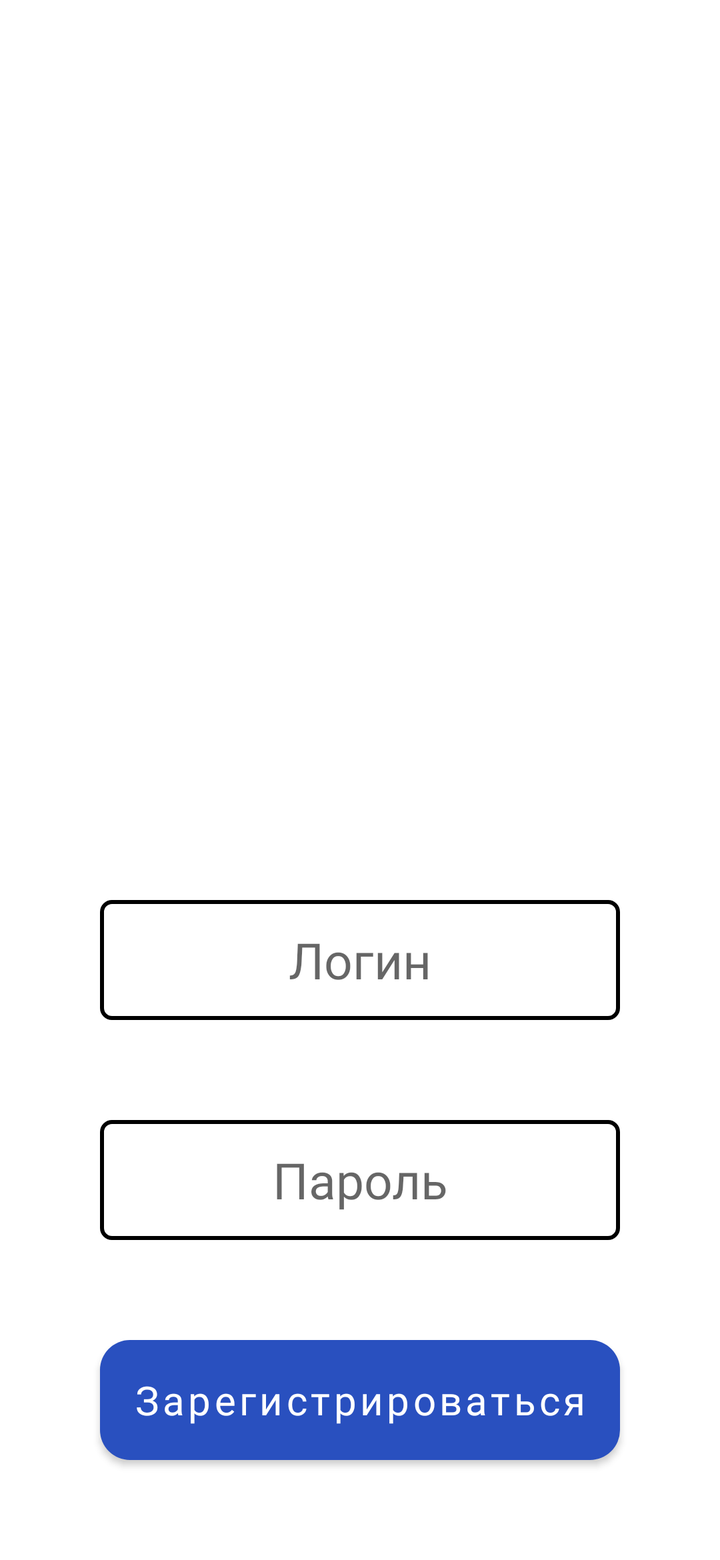
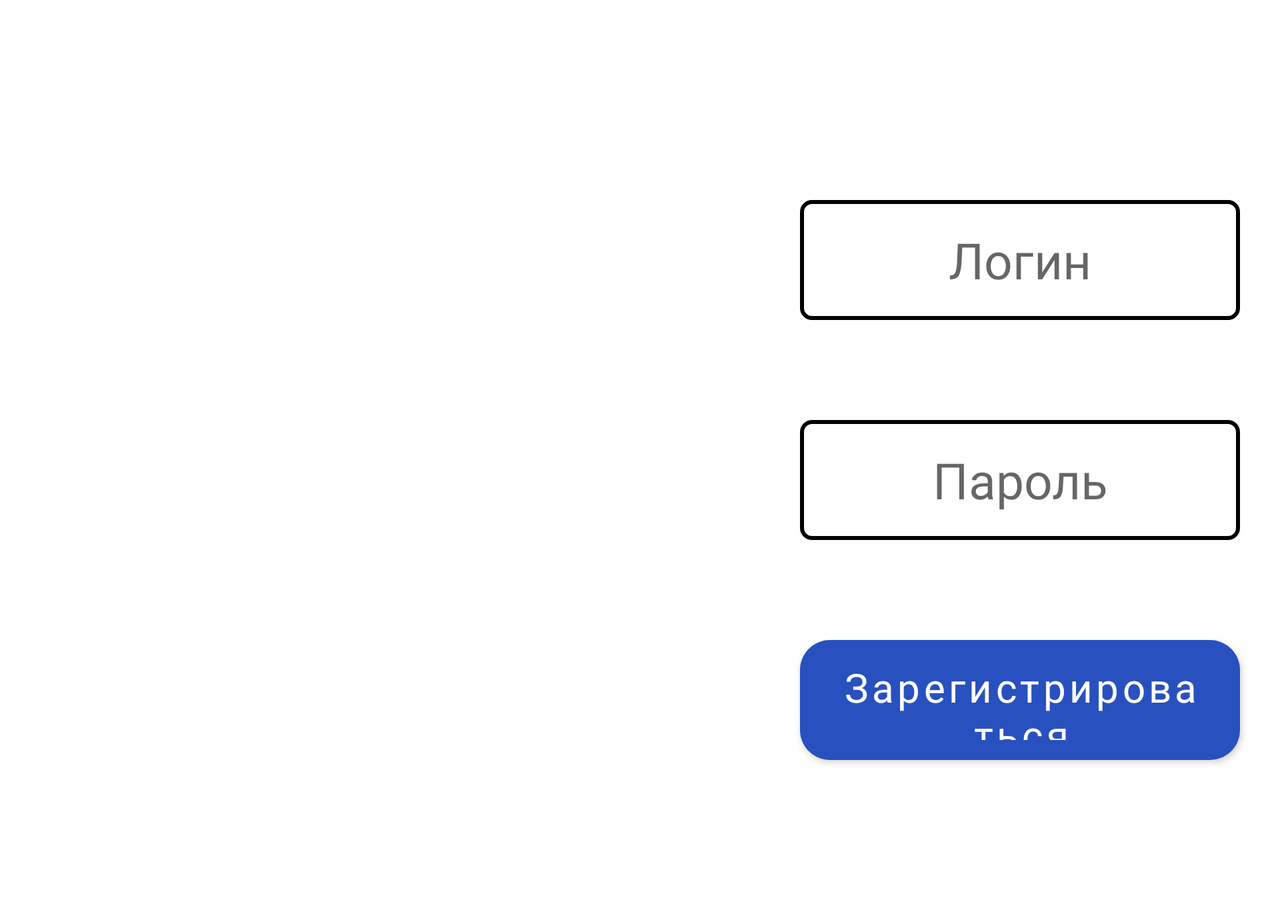

First picture: res/layout/ on a phone held upright. Second picture: the repository's own variant of that layout, on a device whose configuration matches the variant's folder. Source for both follows.
<!-- AndroidManifest.xml: application theme Theme.FlatHouse -->
<!-- res/layout/fragment_reg.xml -->
<?xml version="1.0" encoding="utf-8"?>
<ScrollView
    xmlns:android="http://schemas.android.com/apk/res/android"
    xmlns:app="http://schemas.android.com/apk/res-auto"
    android:layout_width="match_parent"
    android:layout_height="match_parent">

    <androidx.constraintlayout.widget.ConstraintLayout
        android:layout_width="match_parent"
        android:layout_height="wrap_content">

        <ImageView
            android:id="@+id/image"
            android:src="@drawable/icon"
            android:layout_width="wrap_content"
            android:layout_height="300dp"
            android:layout_marginTop="100dp"
            app:layout_constraintTop_toTopOf="parent"
            app:layout_constraintLeft_toLeftOf="parent"
            app:layout_constraintRight_toRightOf="parent"/>

        <EditText
            android:id="@+id/login"
            android:hint="Логин"
            android:textSize="25sp"
            android:maxLength="50"
            android:textAlignment="center"
            android:layout_width="match_parent"
            android:layout_height="60dp"
            android:layout_marginTop="50dp"
            android:layout_marginLeft="50dp"
            android:layout_marginRight="50dp"
            android:background="@drawable/edittext_style"
            app:layout_constraintTop_toBottomOf="@id/image"
            app:layout_constraintLeft_toLeftOf="parent"
            app:layout_constraintRight_toRightOf="parent"/>

        <EditText
            android:id="@+id/password"
            android:hint="Пароль"
            android:textSize="25sp"
            android:maxLength="50"
            android:inputType="textPassword"
            android:textAlignment="center"
            android:layout_width="match_parent"
            android:layout_height="60dp"
            android:layout_marginTop="50dp"
            android:layout_marginLeft="50dp"
            android:layout_marginRight="50dp"
            android:background="@drawable/edittext_style"
            app:layout_constraintTop_toBottomOf="@id/login"
            app:layout_constraintLeft_toLeftOf="parent"
            app:layout_constraintRight_toRightOf="parent"/>

        <Button
            android:id="@+id/regButton"
            android:text="Зарегистрироваться"
            android:textSize="20sp"
            android:textColor="@color/white"
            android:textAllCaps="false"
            android:layout_width="match_parent"
            android:layout_height="60dp"
            android:layout_marginTop="50dp"
            android:layout_marginLeft="50dp"
            android:layout_marginRight="50dp"
            android:background="@drawable/button_style"
            app:layout_constraintLeft_toLeftOf="parent"
            app:layout_constraintRight_toRightOf="parent"
            app:layout_constraintTop_toBottomOf="@id/password"/>

        <Space
            android:layout_width="match_parent"
            android:layout_height="50dp"
            app:layout_constraintLeft_toLeftOf="parent"
            app:layout_constraintTop_toBottomOf="@id/regButton"
            app:layout_constraintRight_toRightOf="parent"/>

    </androidx.constraintlayout.widget.ConstraintLayout>

</ScrollView>
<!-- resources referenced by this layout -->
<resources>
  <color name="white">#FFFFFFFF</color>
  <!-- drawable button_style (drawable) -->
  <?xml version="1.0" encoding="utf-8"?>
  <shape xmlns:android="http://schemas.android.com/apk/res/android">
      <corners android:radius="15dp"/>
      <solid android:color="?attr/colorPrimary"/>
  </shape>
  <!-- drawable edittext_style (drawable) -->
  <?xml version="1.0" encoding="utf-8"?>
  <shape xmlns:android="http://schemas.android.com/apk/res/android">
  
      <corners android:radius="5dp"/>
  
      <stroke
          android:width="2dp"
          android:color="?attr/colorOnSecondary"/>
  
  </shape>
  <style name="Theme.FlatHouse" parent="Theme.MaterialComponents.DayNight.NoActionBar">
          
          <item name="colorPrimary">@color/blue</item>
          <item name="colorPrimaryVariant">@color/indigo</item>
          <item name="colorOnPrimary">@color/white</item>
          
          <item name="colorSecondary">@color/teal</item>
          <item name="colorSecondaryVariant">@color/teal</item>
          <item name="colorOnSecondary">@color/black</item>
          
          <item name="android:windowTranslucentNavigation">true</item>
          <item name="android:windowTranslucentStatus">true</item>
          <item name="android:windowLightStatusBar">true</item>
          <item name="fontFamily">@font/sfpro</item>
      </style>
  <color name="blue">#2950BF</color>
  <color name="indigo">#A94CF9</color>
  <color name="teal">#FF018786</color>
  <color name="black">#FF000000</color>
</resources>
<!-- res/layout-land/fragment_reg.xml (the repository's variant of the layout above) -->
<!-- drawn on the phone turned sideways -->
<?xml version="1.0" encoding="utf-8"?>
<ScrollView
    xmlns:android="http://schemas.android.com/apk/res/android"
    xmlns:app="http://schemas.android.com/apk/res-auto"
    android:layout_width="match_parent"
    android:layout_height="match_parent">

    <androidx.constraintlayout.widget.ConstraintLayout
        android:layout_width="match_parent"
        android:layout_height="wrap_content">

        <ImageView
            android:id="@+id/image"
            android:src="@drawable/icon"
            android:layout_width="300dp"
            android:layout_height="300dp"
            android:layout_marginEnd="50dp"
            android:layout_marginStart="20dp"
            app:layout_constraintTop_toTopOf="parent"
            app:layout_constraintLeft_toLeftOf="parent"
            app:layout_constraintBottom_toBottomOf="parent"/>

        <EditText
            android:id="@+id/login"
            android:hint="Логин"
            android:textSize="25sp"
            android:maxLength="50"
            android:textAlignment="center"
            android:layout_height="60dp"
            android:layout_width="match_parent"
            android:layout_marginTop="100dp"
            android:layout_marginStart="400dp"
            android:layout_marginEnd="20dp"
            android:background="@drawable/edittext_style"
            app:layout_constraintTop_toTopOf="parent"
            app:layout_constraintLeft_toRightOf="@id/image"
            app:layout_constraintRight_toRightOf="parent"/>

        <EditText
            android:id="@+id/password"
            android:hint="Пароль"
            android:textSize="25sp"
            android:maxLength="50"
            android:inputType="textPassword"
            android:textAlignment="center"
            android:layout_width="match_parent"
            android:layout_height="60dp"
            android:layout_marginTop="50dp"
            android:layout_marginStart="400dp"
            android:layout_marginEnd="20dp"
            android:background="@drawable/edittext_style"
            app:layout_constraintTop_toBottomOf="@id/login"
            app:layout_constraintLeft_toRightOf="@id/image"
            app:layout_constraintRight_toRightOf="parent"/>

        <Button
            android:id="@+id/regButton"
            android:text="Зарегистрироваться"
            android:textSize="20sp"
            android:textColor="@color/white"
            android:textAllCaps="false"
            android:layout_width="match_parent"
            android:layout_height="60dp"
            android:layout_marginTop="50dp"
            android:layout_marginStart="400dp"
            android:layout_marginEnd="20dp"
            android:background="@drawable/button_style"
            app:layout_constraintLeft_toLeftOf="parent"
            app:layout_constraintLeft_toRightOf="@id/image"
            app:layout_constraintTop_toBottomOf="@id/password"/>

        <Space
            android:layout_width="match_parent"
            android:layout_height="77dp"
            app:layout_constraintLeft_toLeftOf="parent"
            app:layout_constraintRight_toRightOf="parent"
            app:layout_constraintTop_toBottomOf="@id/regButton"/>

    </androidx.constraintlayout.widget.ConstraintLayout>

</ScrollView>
